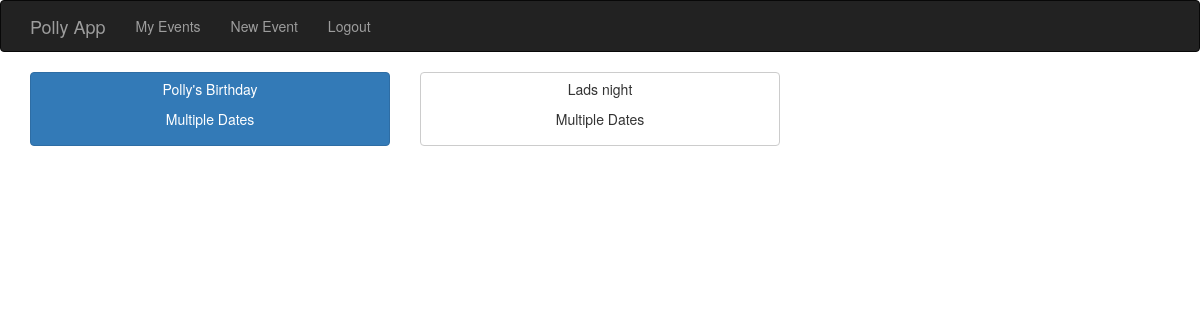
The page /index (signed in) on the database as committed earlier.
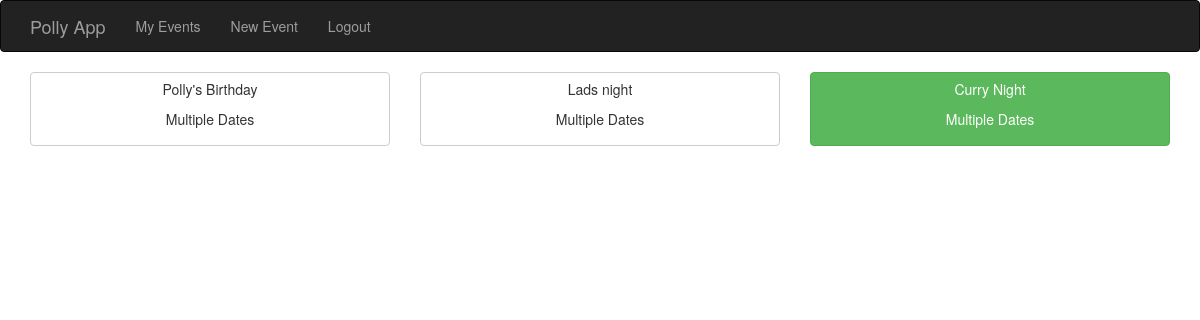
The same page on the database as committed later.
### app/models.py (models this page shows)
class Event(db.Model):
	__tablename__ = "events"
	id = db.Column(db.Integer, primary_key=True)
	name = db.Column(db.String(120), unique=False)
	admin_id = db.Column(db.Integer, db.ForeignKey("users.id"))
	deleted = db.Column(db.Boolean, unique=False, default = False)
	eventdates = db.relationship('EventDate', backref=db.backref('event', lazy='select'))  #RELATIONSHIP DECLARATION
	def __repr__(self):
		return '<Event %r>' % (self.name)

### app/views.py (the view)
@app.route('/')
@app.route('/index')
@login_required
def index():
	invites = EventInvite.query.filter_by(invited_id = current_user.id).all()
	admin_events = Event.query.filter_by(admin_id = current_user.id).all()
	invited_events = []
	for invite in invites:
		if invite.eventdate.event not in invited_events:
			invited_events.append(invite.eventdate.event)
	events_dict = {}
	for admin_event in admin_events:
		if admin_event.deleted == False:
			admin_eventdates = EventDate.query.filter_by(event_id = admin_event.id).all()
			events_dict[admin_event.id] = {"event":admin_event,"eventdates":admin_eventdates, "confirmed":False, "confirmed_date":None, "admin":True , "replied":True, "attending":True}
			for eventdate in admin_eventdates:
				if eventdate.confirmed:
					events_dict[admin_event.id]["confirmed"] = True
					events_dict[admin_event.id]["confirmed_date"] = eventdate.date
	for invited_event in invited_events:
		if invited_event.deleted == False:
			invited_eventdates = EventDate.query.filter_by(event_id = invited_event.id).all()
			events_dict[invited_event.id] = {"event":invited_event,"eventdates":invited_eventdates, "confirmed":False, "confirmed_date":None, "admin":False , "replied":False, "attending":False}
			for eventdate in invited_eventdates:
				eventinvites = EventInvite.query.filter_by(eventdate_id = eventdate.id, invited_id = current_user.id)
				if eventdate.confirmed:
					events_dict[invited_event.id]["confirmed"] = True
					events_dict[invited_event.id]["confirmed_date"] = eventdate.date
				for invite in eventinvites:
					if invite.status == 1:
						events_dict[invited_event.id]["replied"] = True
						if eventdate.confirmed:
							events_dict[invited_event.id]["attending"] = True
					if invite.status == -1:
						events_dict[invited_event.id]["replied"] = True
						if eventdate.confirmed:
							events_dict[invited_event.id]["attending"] = False
	print events_dict
	return render_template("index.html",user = current_user, events_dict = events_dict)

### app/models.py (called while the page is built)
@login_manager.user_loader
def load_user(user_id):
	return User.query.get(int(user_id))

	def __repr__(self):
		return '<EventDate %r>' % (self.date)

### app/templates/index.html (shortened to what this page needs)
{% extends "base.html" %}
{% block content %}
<div class="container">
  <div class="row">
    {%for key in events_dict.keys()%}
	<div class="col-sm-4">
	{%if events_dict[key]["replied"] == False%}
		<a href="{{url_for("event_details", event_id = events_dict[key]["event"].id)}}" class="btn btn-default btn-block ">
		<p> {{events_dict[key]["event"].name}}</p>
		<p>{% if events_dict[key]["admin"]%} Admin  {%endif%}
		{% if events_dict[key]["eventdates"]| length > 1%} Multiple Dates
		{% elif events_dict[key]["eventdates"]| length == 1%} Single Date
		{%endif%} </p>
		</a>
	{%	elif events_dict[key]["replied"] == True and events_dict[key]["confirmed"] == False%}
		<a href="{{url_for("event_details", event_id = events_dict[key]["event"].id)}}" class="btn btn-primary btn-block ">
		<p> {{events_dict[key]["event"].name}}</p>
		<p>{% if events_dict[key]["admin"]%} Admin  {%endif%}
		{% if events_dict[key]["eventdates"]| length > 1%} Multiple Dates
		{% elif events_dict[key]["eventdates"]| length == 1%} Single Date
		{%endif%} </p>
		</a>
	{%	elif events_dict[key]["replied"] == True and events_dict[key]["confirmed"] == True and events_dict[key]["attending"] == True%}
		<a href="{{url_for("event_details", event_id = events_dict[key]["event"].id)}}" class="btn btn-success btn-block ">
		<p> {{events_dict[key]["event"].name}}</p>
		<p>{% if events_dict[key]["admin"]%} Admin  {%endif%}
		{% if events_dict[key]["eventdates"]| length > 1%} Multiple Dates
		{% elif events_dict[key]["eventdates"]| length == 1%} Single Date
		{%endif%} </p>
		</a>
	{%endif%}
	</div>
	{%endfor%}
  </div>
</div>
{% endblock %}

Rows that differ between the two databases and show on the page:
now on this page (row edited): Event: name "Curry Night"
Other text that changed with them:
list line gone: "Polly's Birthday"
new list line: "Polly's Birthday"
list line gone: "Multiple Dates"
new list line: "Multiple Dates"
